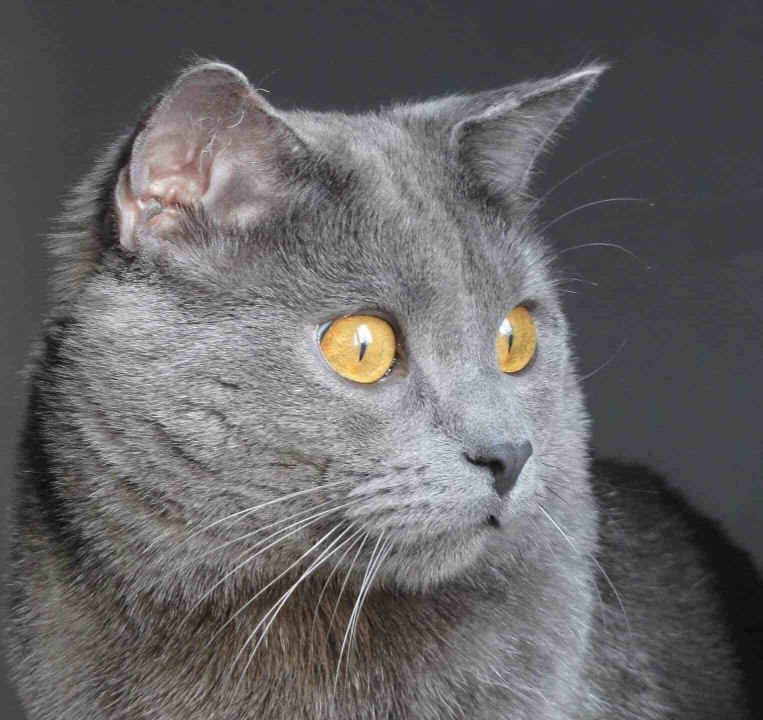
#> input picture temp/grey_cat.jpg, 1526 x 1440 px (shown at 1/2 size)
$ python image_to_text.py
#> lines starting #> are read from the running program, lines starting #| are printed output that depends on the picture; after the words box and inside, x2 and y2 are one past the last pixel; in counts of white or black regions, pixels touching at a corner belong together
import math
from PIL import Image
from PIL import ImageEnhance


def pixel_to_bit(px):
    return int(px / 255)


def pixels_to_byte(img, x, y):
    return pixel_to_bit(img.getpixel((x, y))) << 0 | \
        pixel_to_bit(img.getpixel((x, y + 1))) << 1 | \
        pixel_to_bit(img.getpixel((x, y + 2))) << 2 | \
        pixel_to_bit(img.getpixel((x + 1, y))) << 3 | \
        pixel_to_bit(img.getpixel((x + 1, y + 1))) << 4 | \
        pixel_to_bit(img.getpixel((x + 1, y + 2))) << 5 | \
        pixel_to_bit(img.getpixel((x, y + 3))) << 6 | \
        pixel_to_bit(img.getpixel((x + 1, y + 3))) << 7


def byte_to_braille(byt):
    return chr(0x2800 + byt)


def image_to_text(image):
    new_width = 2 * math.ceil(image.width / 2)
    new_height = 4 * math.ceil(image.height / 4)
    image = image.resize((new_width, new_height))

    dithered = image.convert('1')

    lines = []

    for y in range(math.ceil(dithered.height / 4)):
        line = ''
        for x in range(math.ceil(dithered.width / 2)):
            line += byte_to_braille(pixels_to_byte(dithered, 2 * x, 4 * y))
        lines.append(line)

    return lines


image = Image.open('grey_cat.jpg')
#> image is the input picture: PIL image 1526x1440 RGB; mean R, G, B 102.5, 100.6, 101.4
image = image.resize((int(image.width / 10), int(image.height / 10)))
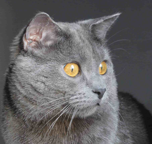
#> image: PIL image 152x144 RGB; mean R, G, B 102.5, 100.6, 101.4
#image = ImageEnhance.Contrast(image).enhance(3)
image = image.quantize(colors=255)
#> image: PIL image 152x144 P
image.convert('1').show()
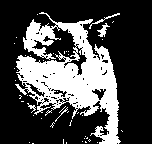
#> shown: PIL image 152x144 1; 29% white; 47 white regions (42 under 20 px), largest, box (x1, y1, x2, y2) and area: (15, 12, 121, 144) 6066, (97, 23, 110, 37) 71, (89, 13, 120, 29) 62, (27, 103, 36, 113) 30, (55, 107, 68, 122) 23
image.show()

# image = Image.open('sabocat.png')
# image = image.resize((int(image.width / 3), int(image.height / 3)))

print('\n'.join(image_to_text(image)))
#> after the loop in image_to_text, `for y in range(math.ceil(dithered.height / 4)):`: lines = 36 items
